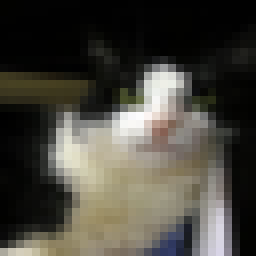
#> input picture image analysis/dataset/cifar/train/10126_cat.png, 32 x 32 px (shown 8 times larger); its folder holds only this picture in this run
$ jupyter execute --allow-errors '07. flow_from_dataframe - dataframe 만들기.ipynb'   (shell and % lines are left out)
#> lines starting #> are read from the running program, lines starting #| are printed output that depends on the picture
[cell 1]
import os
from glob import glob

import numpy as np
import pandas as pd
import matplotlib.pyplot as plt

### 파이썬 문자열 관련 함수 사용
- os
- glob
- replace
- split
- join
- strip

[cell 2]
train_paths = glob('dataset/cifar/train/*.png')

test_paths = glob('dataset/cifar/test/*.png')

[cell 3]
len(train_paths), len(test_paths)

[cell 4]
path = train_paths[0]
path

[cell 5]
path.replace('cifar', '')

[cell 6]
os.path.basename(path)

[cell 7]
os.path.dirname(path)

[cell 8]
os.path.exists(path)

[cell 9]
fname = os.path.basename(path)
cls_name = fname.replace('.png', '').split('_')[-1]
cls_name

[cell 10]
path, cls_name

### class 이름 얻은 것을 함수로 묶기

[cell 11]
def get_class_name(path):
    fname = os.path.basename(path)
    cls_name = fname.replace('.png', '').split('_')[-1]
    return cls_name

[cell 12]
cls_name = get_class_name(path)

[cell 13]
path, cls_name

# Class 수 확인

[cell 14]
class_names = []

for path in train_paths:
    cls_name = get_class_name(path)
    class_names.append(cls_name)

[cell 15]
#람다식?
class_names = [get_class_name(path) for path in train_paths]

[cell 16]
len(class_names)

[cell 17]
np.unique(class_names)

[cell 18]
uniques = np.unique(class_names, return_counts=True)
uniques

[cell 19]
plt.bar(uniques[0], uniques[1])
plt.xticks(rotation=45)
plt.show()
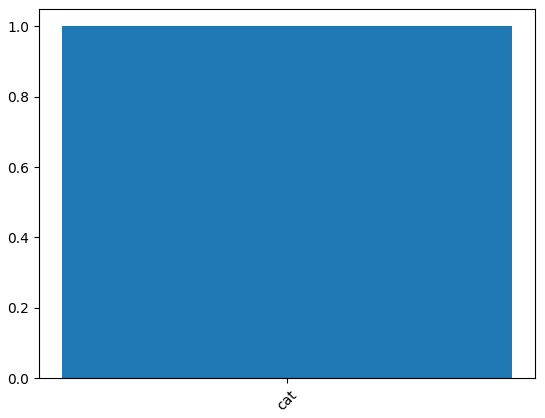
#> figure drawn by matplotlib, 1 panel

[cell 20]
uniques[0]

# DataFrame 생성

파이썬에서 csv 또는 excel을 다룰 때 사용되는 library
주로 엑셀과 같이 테이블 형식으로 되어있는 데이터들을 다룹니다

### DataFrame 생성 방법

[cell 21]
data_ex = {'a':[1, 2, 3], 'b':[10, 20, 30], 'c':[100, 200, 300]}

[cell 22]
df_ex = pd.DataFrame(data_ex)
df_ex

## 만들어진 DataFrame 저장

[cell 23]
train_paths

index는 앞에 index가 csv 안에서 앞에 저장이 되지 않도록 하기 위함

[cell 24]
class_names

[cell 25]
data = {'name': train_paths, 'class':class_names}

[cell 26]
train_df = pd.DataFrame(data)

[cell 27]
train_df.head()

[cell 28]
test_names = [get_class_name(path) for path in test_paths]

[cell 29]
test_data = {'name': test_paths, 'class': test_names}

[cell 30]
test_df = pd.DataFrame(test_data)

[cell 31]
test_df.head()

[cell 32]
train_df.head()

[cell 33]
train_csv_path = 'train_dataset.csv'
test_csv_path = 'test_dataset.csv'

[cell 34]
train_df.to_csv(train_csv_path, index=False)
test_df.to_csv(test_csv_path, index=False)

## Data 확인

[cell 35]
from PIL import Image
from tqdm import tqdm_notebook

[cell 36]
heights = []
widths = []

[cell 37]
img_pil = Image.open(path)
#> img_pil is the input picture: PIL image 32x32 RGB; mean R, G, B 71.8, 69.4, 61.5
image = np.array(img_pil)
image.shape
#> Out = (32, 32, 3)


$ run again, on image analysis/dataset/cifar/train/13367_frog.png
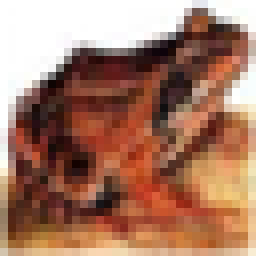
#> input picture image analysis/dataset/cifar/train/13367_frog.png, 32 x 32 px (shown 8 times larger)
#> `plt.show()`:
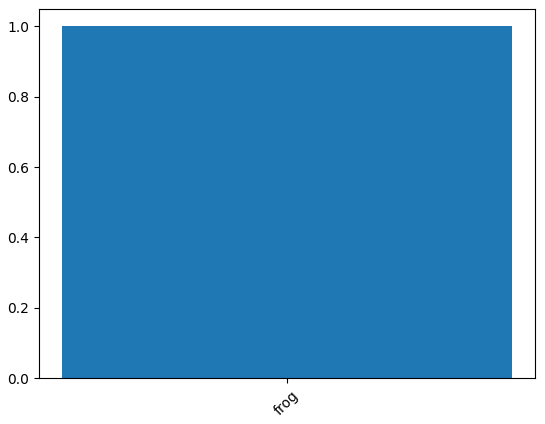
#> figure drawn by matplotlib, 1 panel
#> img_pil is the input picture: PIL image 32x32 RGB; mean R, G, B 166.1, 121.6, 101.4

$ run again, on image analysis/dataset/cifar/train/13638_horse.png
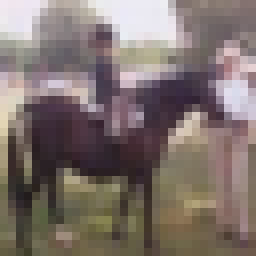
#> input picture image analysis/dataset/cifar/train/13638_horse.png, 32 x 32 px (shown 8 times larger)
#> `plt.show()`:
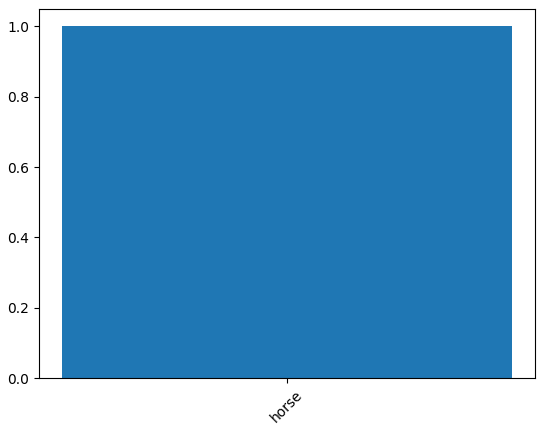
#> figure drawn by matplotlib, 1 panel
#> img_pil is the input picture: PIL image 32x32 RGB; mean R, G, B 126.8, 114.1, 109.4

$ run again, on image analysis/dataset/cifar/train/14762_dog.png
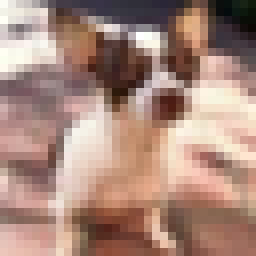
#> input picture image analysis/dataset/cifar/train/14762_dog.png, 32 x 32 px (shown 8 times larger)
#> `plt.show()`:
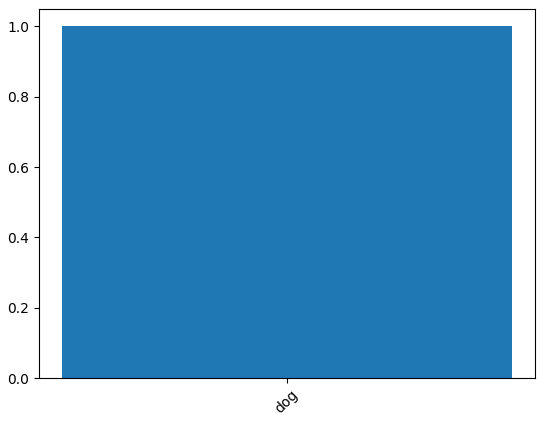
#> figure drawn by matplotlib, 1 panel
#> img_pil is the input picture: PIL image 32x32 RGB; mean R, G, B 168.5, 136.5, 124

$ run again, on image analysis/dataset/cifar/train/12173_bird.png
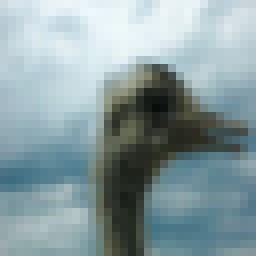
#> input picture image analysis/dataset/cifar/train/12173_bird.png, 32 x 32 px (shown 8 times larger)
#> `plt.show()`:
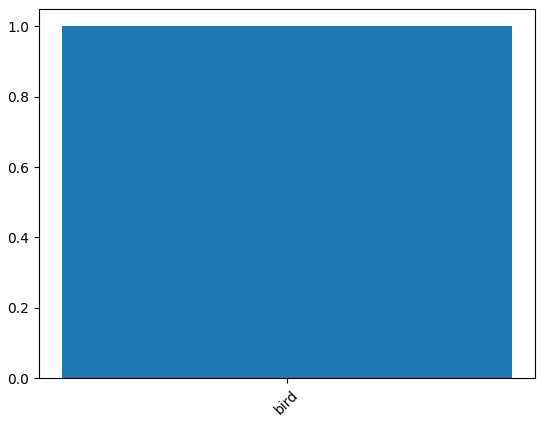
#> figure drawn by matplotlib, 1 panel
#> img_pil is the input picture: PIL image 32x32 RGB; mean R, G, B 137.4, 157.3, 160.9
